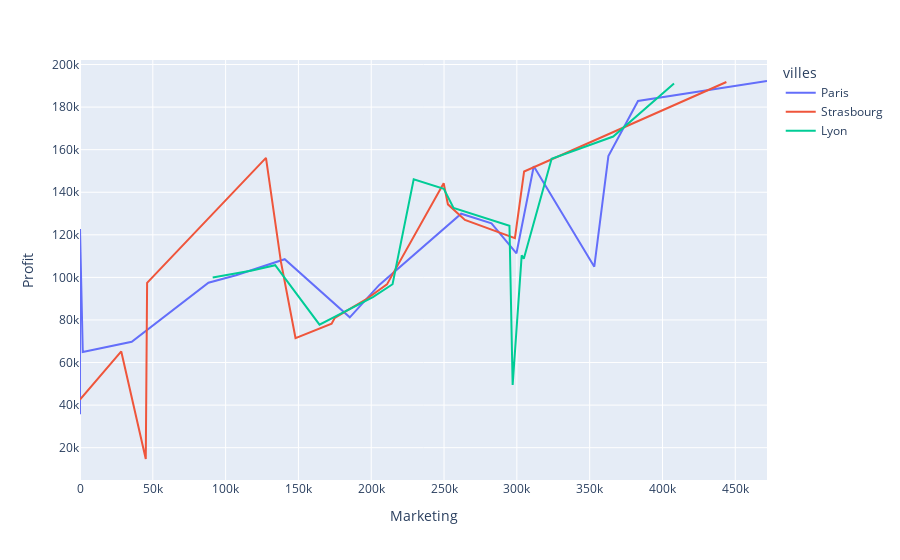

Notebook cell for this chart:
### Code cell
df.sort_values(by=['Marketing'], inplace=True, ascending=False)

fig = px.line(df, x="Marketing" ,y="Profit", color="villes")
fig.show()

### Figure 1 — Plotly figure (JSON) as saved in the notebook; plotly's stock layout.template omitted (floating-point values rounded to 4 significant figures)
{"data": [{"hovertemplate": "villes=Paris<br>Marketing=%{x}<br>Profit=%{y}<extra></extra>", "legendgroup": "Paris", "line": {"color": "#636efa", "dash": "solid"}, "marker": {"symbol": "circle"}, "mode": "lines", "name": "Paris", "orientation": "v", "showlegend": true, "type": "scatter", "x": [471800.0, 383200.0, 362900.0, 353200.0, 311600.0, 299700.0, 282600.0, 261800.0, 205500.0, 185300.0, 140600.0, 107100.0, 88220.0, 35530.0, 1904.0, 0, 0], "xaxis": "x", "y": [192300.0, 182900.0, 157000.0, 105000.0, 152200.0, 111300.0, 125400.0, 129900.0, 96480.0, 81230.0, 108600.0, 101000.0, 97480.0, 69760.0, 64930.0, 122800.0, 35670.0], "yaxis": "y"}, {"hovertemplate": "villes=Strasbourg<br>Marketing=%{x}<br>Profit=%{y}<extra></extra>", "legendgroup": "Strasbourg", "line": {"color": "#EF553B", "dash": "solid"}, "marker": {"symbol": "circle"}, "mode": "lines", "name": "Strasbourg", "orientation": "v", "showlegend": true, "type": "scatter", "x": [443900.0, 305000.0, 298700.0, 264300.0, 252700.0, 249700.0, 210800.0, 197000.0, 175000.0, 172800.0, 148000.0, 138000.0, 127700.0, 46090.0, 45170.0, 28330.0, 0], "xaxis": "x", "y": [191800.0, 149800.0, 118500.0, 127000.0, 134300.0, 144300.0, 96710.0, 89950.0, 81010.0, 78240.0, 71500.0, 107400.0, 156100.0, 97430.0, 14680.0, 65200.0, 42560.0], "yaxis": "y"}, {"hovertemplate": "villes=Lyon<br>Marketing=%{x}<br>Profit=%{y}<extra></extra>", "legendgroup": "Lyon", "line": {"color": "#00cc96", "dash": "solid"}, "marker": {"symbol": "circle"}, "mode": "lines", "name": "Lyon", "orientation": "v", "showlegend": true, "type": "scatter", "x": [407900.0, 366200.0, 323900.0, 304800.0, 303300.0, 297100.0, 294900.0, 256500.0, 249800.0, 229200.0, 214600.0, 201100.0, 164500.0, 134100.0, 118100.0, 91130.0], "xaxis": "x", "y": [191100.0, 166200.0, 155800.0, 108700.0, 110400.0, 49490.0, 124300.0, 132600.0, 141600.0, 146100.0, 96780.0, 90710.0, 77800.0, 105700.0, 103300.0, 99940.0], "yaxis": "y"}], "layout": {"legend": {"title": {"text": "villes"}, "tracegroupgap": 0}, "margin": {"t": 60}, "xaxis": {"anchor": "y", "domain": [0, 1], "title": {"text": "Marketing"}}, "yaxis": {"anchor": "x", "domain": [0, 1], "title": {"text": "Profit"}}}}
